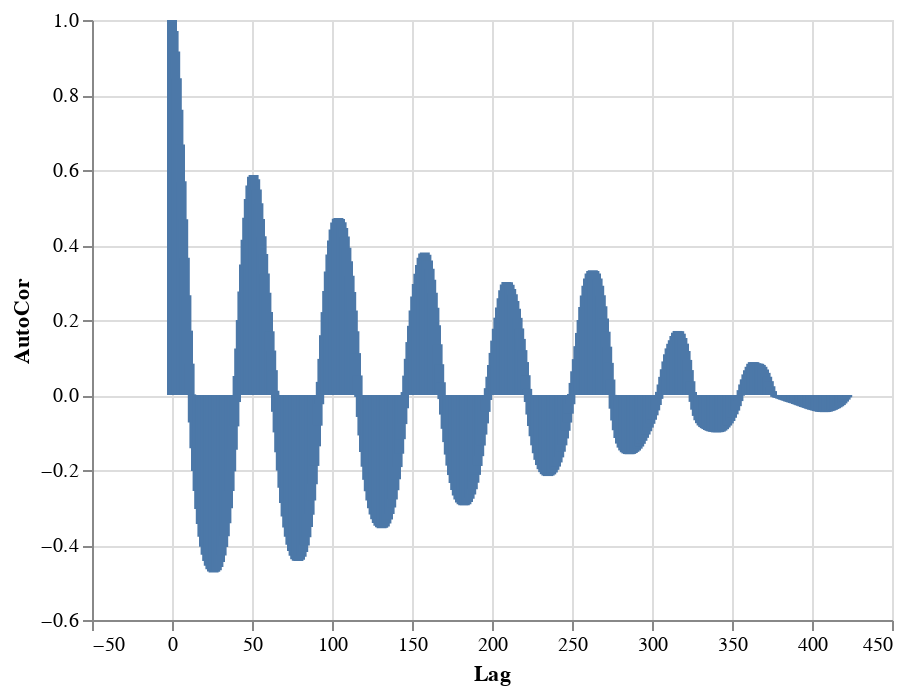

Notebook code cell kept with this figure:
### Code cell
#Auto Correlation Plot
make_autocorr(flu_data.pct_positive.values, nlags = 500)

### Figure 1 — Vega-Lite specification as saved in the notebook (floating-point values rounded to 4 significant figures; data arrays with more than 128 entries replaced by an {"elided": "..."} marker saying what was removed)
{"config": {"view": {"continuousWidth": 400, "continuousHeight": 300}}, "data": {"name": "data-002d0aa46e087f83b1211ad45a87bc87"}, "mark": "bar", "encoding": {"x": {"type": "quantitative", "field": "Lag"}, "y": {"type": "quantitative", "field": "AutoCor"}}, "$schema": "https://vega.github.io/schema/vega-lite/v4.8.1.json", "datasets": {"data-002d0aa46e087f83b1211ad45a87bc87": {"elided": "423 records"}}}
